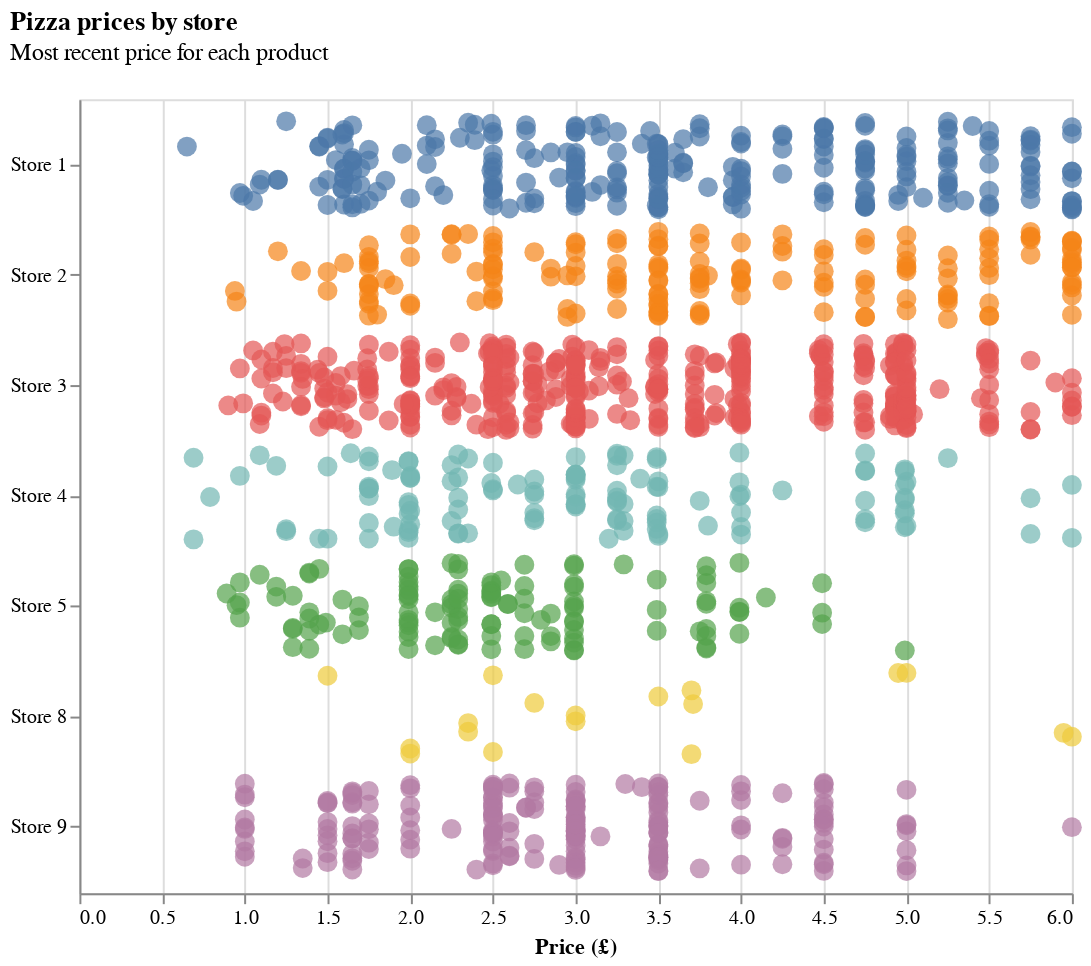

Notebook code cell kept with this figure:
### Code cell
final_prices = pizza_df.drop_duplicates(subset=['store_id', 'product_id'], keep='last') # Keeping the last price for each store-product pair
final_prices['store_id'] = "Store " + final_prices['store_id'].astype(str) # Adding 'Store' to store_id for nicer labels
final_prices['jitter'] = np.random.rand(len(final_prices)) 

alt.Chart(final_prices).mark_circle(size=100).encode(
    y=alt.Y('store_id:N', title=''),
    x=alt.X('price:Q', title='Price (£)'),
    yOffset=alt.YOffset("jitter:Q"),
    color=alt.Color('store_id:N', legend=None),
).properties(
    width=500,
    height=400,
    title={
        'text': "Pizza prices by store",
        'subtitle': ["Most recent price for each product", ""],
        'anchor': 'start',
    }
)

### Figure 1 — Vega-Lite specification as saved in the notebook (floating-point values rounded to 4 significant figures; data arrays with more than 128 entries replaced by an {"elided": "..."} marker saying what was removed)
{"config": {"view": {"continuousWidth": 300, "continuousHeight": 300}}, "data": {"name": "data-d3a00022863572e7d56acfbbbf329b61"}, "mark": {"type": "circle", "size": 100}, "encoding": {"color": {"field": "store_id", "legend": null, "type": "nominal"}, "x": {"field": "price", "title": "Price (£)", "type": "quantitative"}, "y": {"field": "store_id", "title": "", "type": "nominal"}, "yOffset": {"field": "jitter", "type": "quantitative"}}, "height": 400, "title": {"text": "Pizza prices by store", "subtitle": ["Most recent price for each product", ""], "anchor": "start"}, "width": 500, "$schema": "https://vega.github.io/schema/vega-lite/v5.20.1.json", "datasets": {"data-d3a00022863572e7d56acfbbbf329b61": {"elided": "1281 records"}}}
